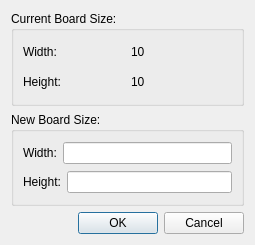
<?xml version="1.0" encoding="UTF-8"?>
<ui version="4.0">
 <class>BoardSizeDialog</class>
 <widget class="QDialog" name="BoardSizeDialog">
  <property name="geometry">
   <rect>
    <x>0</x>
    <y>0</y>
    <width>255</width>
    <height>245</height>
   </rect>
  </property>
  <property name="sizePolicy">
   <sizepolicy hsizetype="Fixed" vsizetype="Fixed">
    <horstretch>0</horstretch>
    <verstretch>0</verstretch>
   </sizepolicy>
  </property>
  <property name="windowTitle">
   <string>Change Board Size</string>
  </property>
  <layout class="QVBoxLayout" name="verticalLayout">
   <item>
    <widget class="QGroupBox" name="current_group">
     <property name="title">
      <string>Current Board Size:</string>
     </property>
     <layout class="QVBoxLayout" name="verticalLayout_2">
      <item>
       <layout class="QHBoxLayout" name="horizontalLayout">
        <item>
         <widget class="QLabel" name="label_1">
          <property name="text">
           <string>Width:</string>
          </property>
         </widget>
        </item>
        <item>
         <widget class="QLabel" name="current_width_label">
          <property name="text">
           <string>10</string>
          </property>
         </widget>
        </item>
       </layout>
      </item>
      <item>
       <layout class="QHBoxLayout" name="horizontalLayout_2">
        <item>
         <widget class="QLabel" name="label_4">
          <property name="text">
           <string>Height:</string>
          </property>
         </widget>
        </item>
        <item>
         <widget class="QLabel" name="current_height_label">
          <property name="text">
           <string>10</string>
          </property>
         </widget>
        </item>
       </layout>
      </item>
     </layout>
    </widget>
   </item>
   <item>
    <widget class="QGroupBox" name="new_group">
     <property name="title">
      <string>New Board Size:</string>
     </property>
     <layout class="QVBoxLayout" name="verticalLayout_3">
      <item>
       <layout class="QHBoxLayout" name="horizontalLayout_4">
        <item>
         <widget class="QLabel" name="label_7">
          <property name="text">
           <string>Width:</string>
          </property>
         </widget>
        </item>
        <item>
         <widget class="QLineEdit" name="new_width_edit"/>
        </item>
       </layout>
      </item>
      <item>
       <layout class="QHBoxLayout" name="horizontalLayout_3">
        <item>
         <widget class="QLabel" name="label_5">
          <property name="text">
           <string>Height:</string>
          </property>
         </widget>
        </item>
        <item>
         <widget class="QLineEdit" name="new_height_edit"/>
        </item>
       </layout>
      </item>
     </layout>
    </widget>
   </item>
   <item>
    <widget class="QDialogButtonBox" name="buttonBox">
     <property name="orientation">
      <enum>Qt::Horizontal</enum>
     </property>
     <property name="standardButtons">
      <set>QDialogButtonBox::Cancel|QDialogButtonBox::Ok</set>
     </property>
    </widget>
   </item>
  </layout>
 </widget>
 <resources/>
 <connections>
  <connection>
   <sender>buttonBox</sender>
   <signal>accepted()</signal>
   <receiver>BoardSizeDialog</receiver>
   <slot>accept()</slot>
   <hints>
    <hint type="sourcelabel">
     <x>248</x>
     <y>254</y>
    </hint>
    <hint type="destinationlabel">
     <x>157</x>
     <y>274</y>
    </hint>
   </hints>
  </connection>
  <connection>
   <sender>buttonBox</sender>
   <signal>rejected()</signal>
   <receiver>BoardSizeDialog</receiver>
   <slot>reject()</slot>
   <hints>
    <hint type="sourcelabel">
     <x>316</x>
     <y>260</y>
    </hint>
    <hint type="destinationlabel">
     <x>286</x>
     <y>274</y>
    </hint>
   </hints>
  </connection>
 </connections>
</ui>
